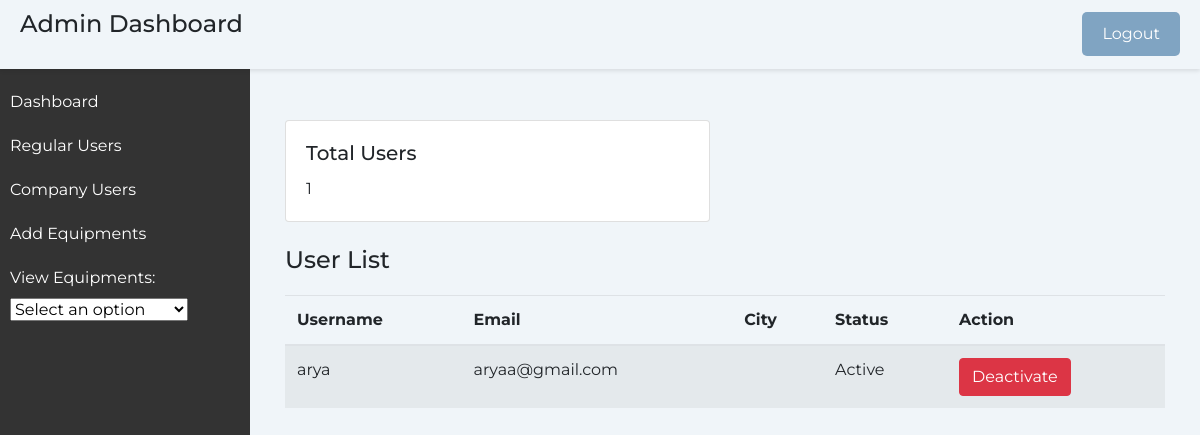
Screenshot of /cusers with the database file from the repository.
### home/models.py (models this page shows, shortened)
class CustomUser(AbstractUser):
    usertype = models.CharField(max_length=20)  # Add any additional fields you need

### home/views.py (the view)
# urls.py: path('cusers', views.cusers, name='cusers'),
@never_cache
def cusers(request):
    users = CustomUser.objects.filter(usertype='Company', is_superuser=False)
    user_count = users.count()
    context = {
        "users": users,
        "user_count": user_count
    }
    return render(request,'cusers.html',context)

### templates/cusers.html (shortened to what this page needs)
<!DOCTYPE html>
<html lang="en">
<head>
    <link href="https://maxcdn.bootstrapcdn.com/bootstrap/4.5.2/css/bootstrap.min.css" rel="stylesheet">
</head>
<body>
    <div class="header">
        <h1 class="page-title">Admin Dashboard</h1>
        <a href="{% url 'logout' %}" class="btn btn-primary" id="logout-link">Logout</a>
    </div>
    <div class="sidebar">
    <ul>
        <li><a href="#">Dashboard</a></li>
        <li><a href="{% url 'regusers' %}">Regular Users</a></li>
        <li><a href="{% url 'cusers' %}">Company Users</a></li>
        <li><a href="{% url 'addequip' %}">Add Equipments</a></li>
        <li>
            <label for="view-equipments">View Equipments:</label>
            <select id="view-equipments" onchange="location = this.value;">
                <option value="" selected>Select an option</option>
            </select>
        </li>
    </ul>
</div>
    <div class="content">
        <div class="container">
            <div class="row">
                <div class="col-md-6">
                    <div class="card">
                        <div class="card-body">
                            <h5 class="card-title">Total Users</h5>
                            <p class="card-text">{{ user_count }}</p>
                        </div>
                    </div>
                </div>
                <div class="col-md-6">
                </div>
            </div>
            <h2 class="page-title mt-4">User List</h2>
            <table class="table table-striped">
                <thead>
                    <tr>
                        <th>Username</th>
                        <th>Email</th>
                        <th>City</th>
                        <th>Status</th>
                        <th>Action</th>
                    </tr>
                </thead>
                <tbody>
                    {% for user in users %}
                    <tr>
                        <td>{{ user.username }}</td>
                        <td>{{ user.email }}</td>
                        <td>{{ user.city }}</td>
                        <td>
                            {% if user.is_active %}
                                Active
                            {% else %}
                                Deactivated
                            {% endif %}
                        </td>
                        <td>
                            {% if user.is_active %}
                                    <form method="post" action="{% url 'deactivate_user' user.id %}">
                                        <button type="submit" class="btn btn-danger">Deactivate</button>
                                    </form>
                                {% else %}
                                    <form method="post" action="{% url 'activate_user' user.id %}">
                                        {% csrf_token %}
                                        <button type="submit" class="btn btn-success">Activate</button>
                                    </form>
                            {% endif %}
                        </td>
                    </tr>
                    {% endfor %}
                </tbody>
            </table>
        </div>
    </div>
</body>
</html>

### templates/cusers.html (style rules this page uses)
body { font-family: 'Montserrat', sans-serif; background-color: #f0f5f9; margin: 0; padding: 0; }
.header { background-color: #f0f5f9; padding: 10px 20px; box-shadow: 0 2px 4px rgba(0, 0, 0, 0.1); display: flex; justify-content: space-between; align-items: center; width: 100%; position: fixed; z-index: 1; }
.page-title { font-size: 24px; margin-bottom: 20px; }
#logout-link { background-color: #80a4c2; color: #fff; padding: 10px 20px; border: none; border-radius: 5px; text-decoration: none; transition: background-color 0.3s; }
.sidebar { height: 100%; width: 250px; position: fixed; top: 0; left: 0; background-color: #333; color: #fff; padding-top: 20px; margin-top: 60px; }
.sidebar ul { list-style: none; padding: 0; }
.sidebar li { padding: 10px; }
.sidebar a { color: #fff; text-decoration: none; display: block; }
.content { margin-left: 250px; padding: 20px; }
.container { margin-top: 100px; }

### rows the page displays
CustomUser: username "arya", email "aryaa@gmail.com", is_active "Active"

### other values shown
{{ user_count }} "1"
